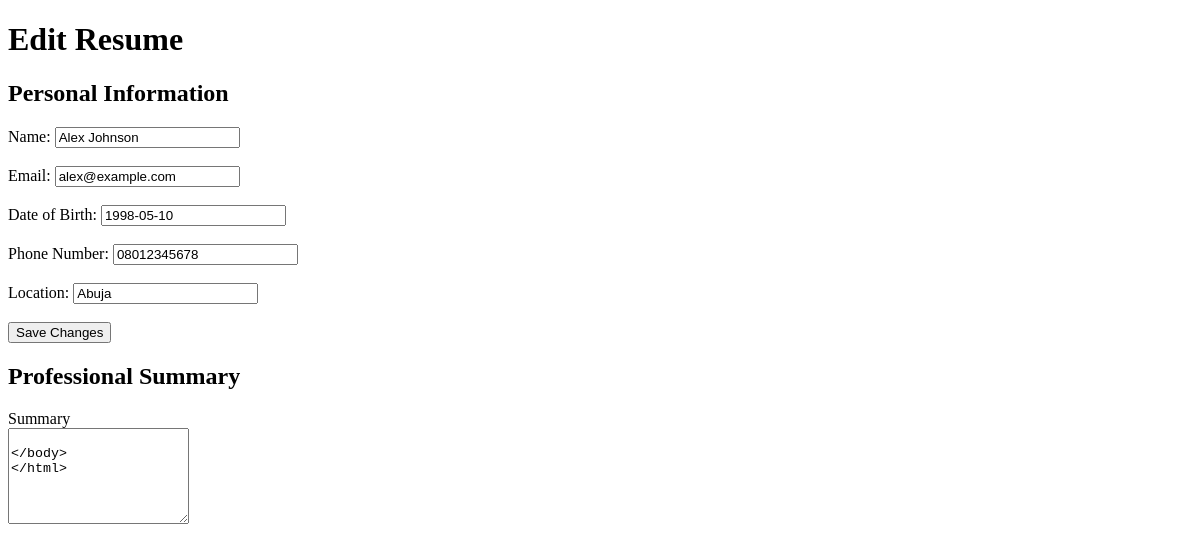
Page /edit/1 on the earlier database version.
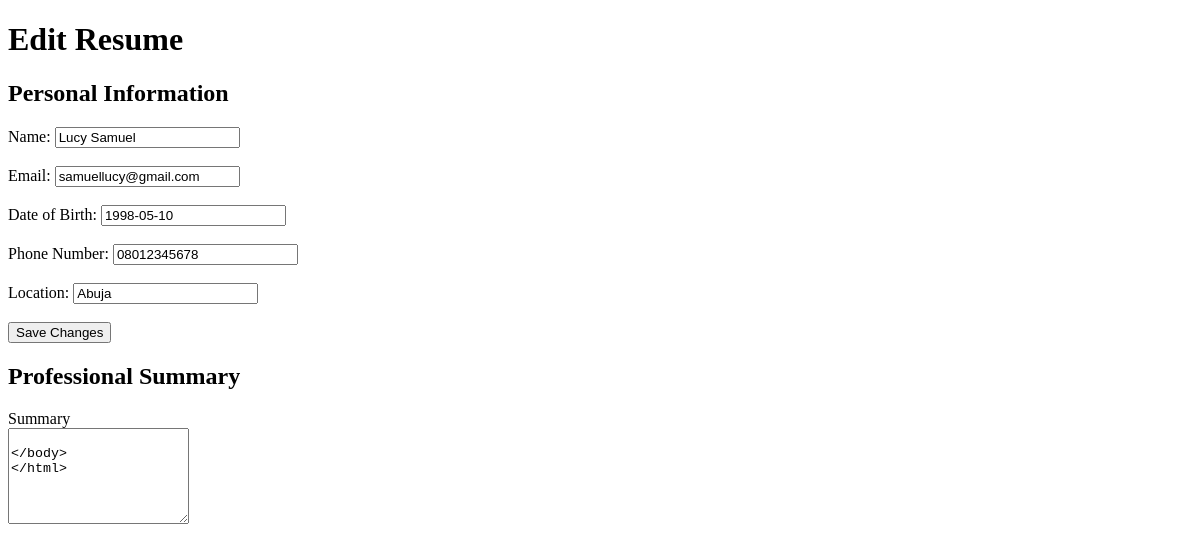
Same page on the later database version.
### tables this page shows
CREATE TABLE resumes (
        id INTEGER PRIMARY KEY,
        name TEXT,
        date_of_birth TEXT,
        email TEXT,
        phone_number TEXT,
        location TEXT,
        summary TEXT
    );

### app.py (the view, shortened to what this page needs)
@app.route("/edit/<resume_id>", methods=["GET", "POST"])
def edit_resume(resume_id):
    resume = get_complete_resume(int(resume_id))
    if resume is None:
        return "Resume not found."
    return render_template(
        "edit_resume.html",
        resume=resume
    )

### database.py (called while the page is built)
def load_resume_from_database(resume_id):
    cursor.execute(
        """
        SELECT
            id,
            name,
            date_of_birth,
            email,
            phone_number,
            location,
            summary
        FROM resumes
        WHERE id = ?
        """,
        (resume_id,)
    )
    return cursor.fetchone()

def load_education(resume_id):
    cursor.execute(
        """
        SELECT
            id,
            school,
            degree,
            field,
            start_year,
            end_year
        FROM education
        WHERE resume_id = ?
        """,
        (resume_id,)
    )
    education_records = cursor.fetchall()
    education = []
    for record in education_records:
        education.append({
            "id": record[0],
            "school": record[1],
            "degree": record[2],
            "field": record[3],
            "start_year": record[4],
            "end_year": record[5]
        })
    return education

### templates/edit_resume.html (shortened to what this page needs)
<!DOCTYPE html>
<html>
<head>
</head>
<body>
    <h1>Edit Resume</h1>
    <h2>Personal Information</h2>
    <form method="POST">
        <label>Name:</label>
        <input
            type="text"
            name="name"
            value="{{ resume['personal_information']['name'] }}"
        >
        <br><br>
        <label>Email:</label>
        <input
            type="email"
            name="email"
            value="{{ resume['personal_information']['email'] }}"
        >
        <br><br>
        <label>Date of Birth:</label>
        <input
            type="text"
            name="date_of_birth"
            value="{{ resume['personal_information']['date_of_birth'] }}"
        >
        <br><br>
        <label>Phone Number:</label>
        <input
            type="text"
            name="phone_number"
            value="{{ resume['personal_information']['phone_number'] }}"
        >
        <br><br>
        <label>Location:</label>
        <input
            type="text"
            name="location"
            value="{{ resume['personal_information']['location'] }}"
        >
        <br><br>
        <button type="submit">Save Changes</button>
    </form>
    <h2>Professional Summary</h2>
    <form method="POST">
        <label>Summary</label>
        <br>
        <textarea
        name="summary"
        rows="6"
    </form>
</body>
</html>

Differences in the rows shown:
changed resumes "Abuja": name "Alex Johnson" → "Lucy Samuel"; email "alex@example.com" → "samuellucy@gmail.com"
